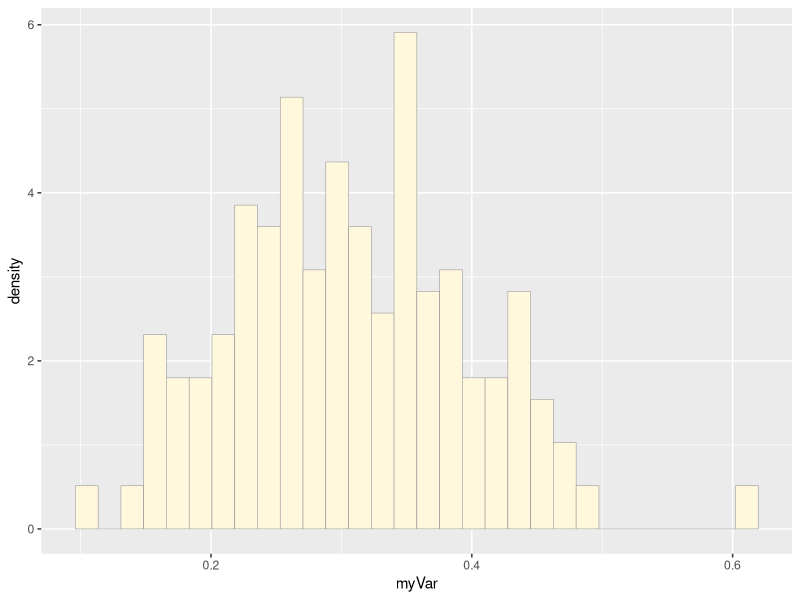
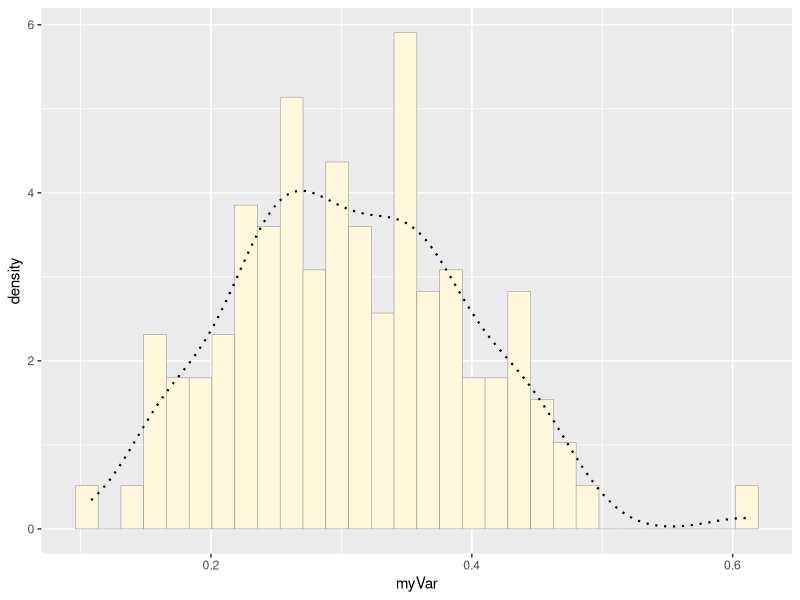
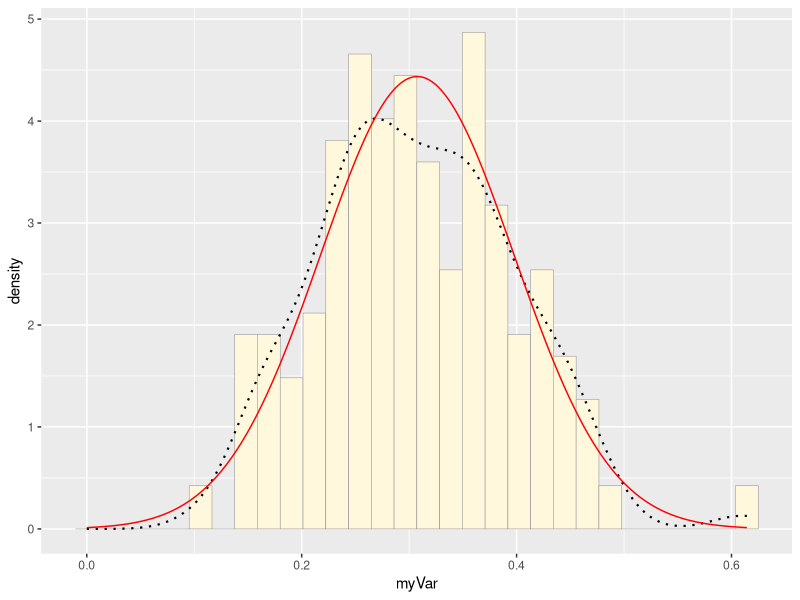
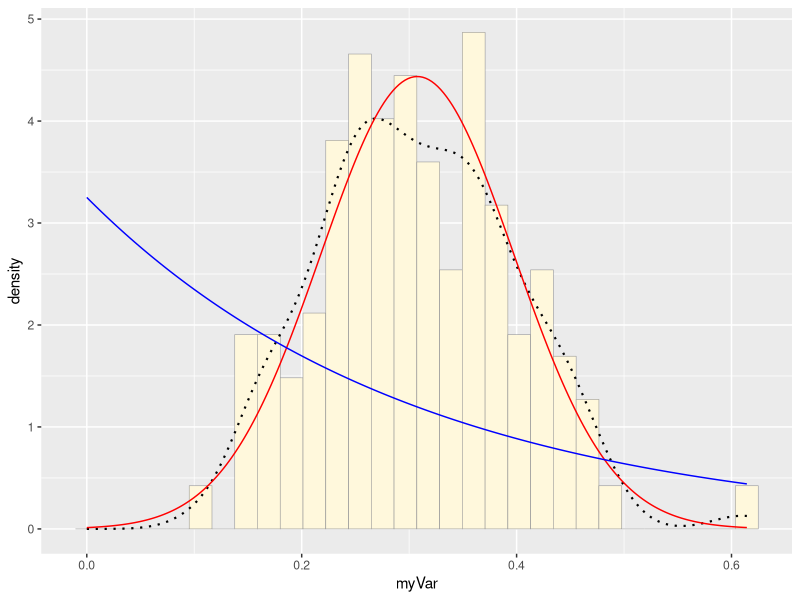
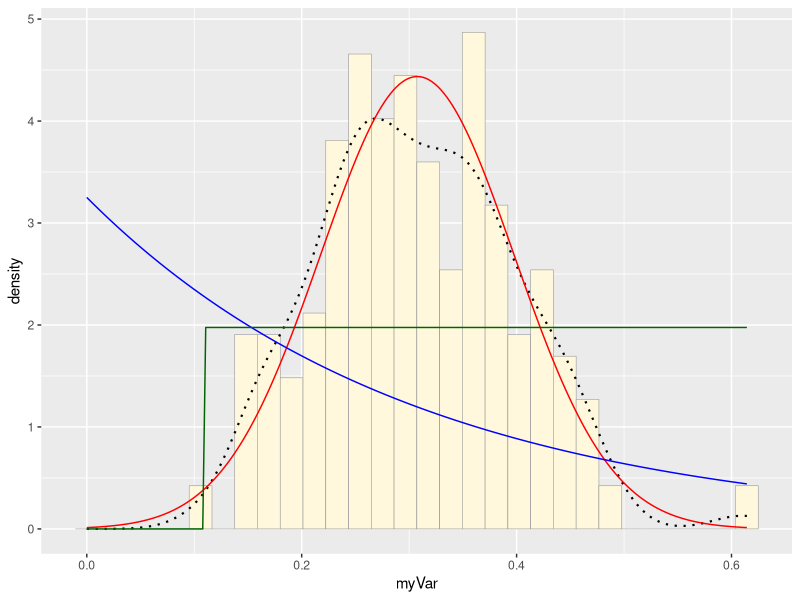
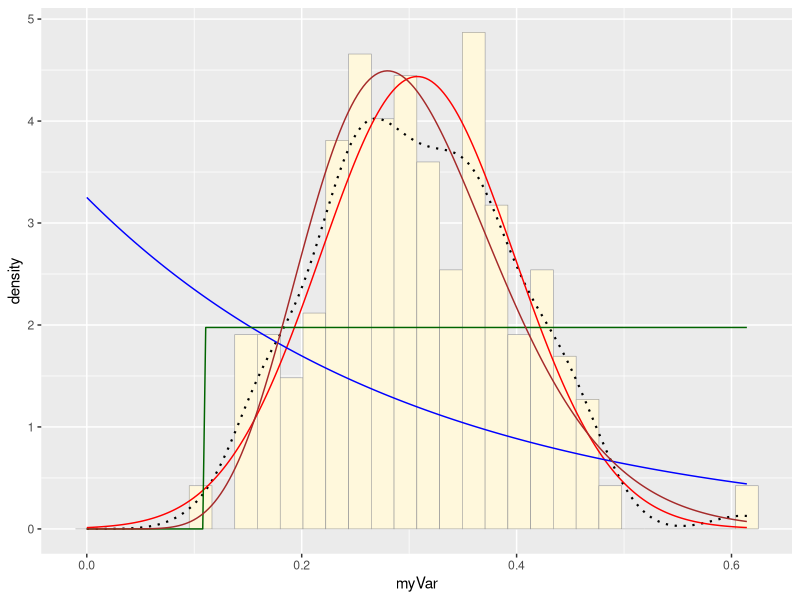
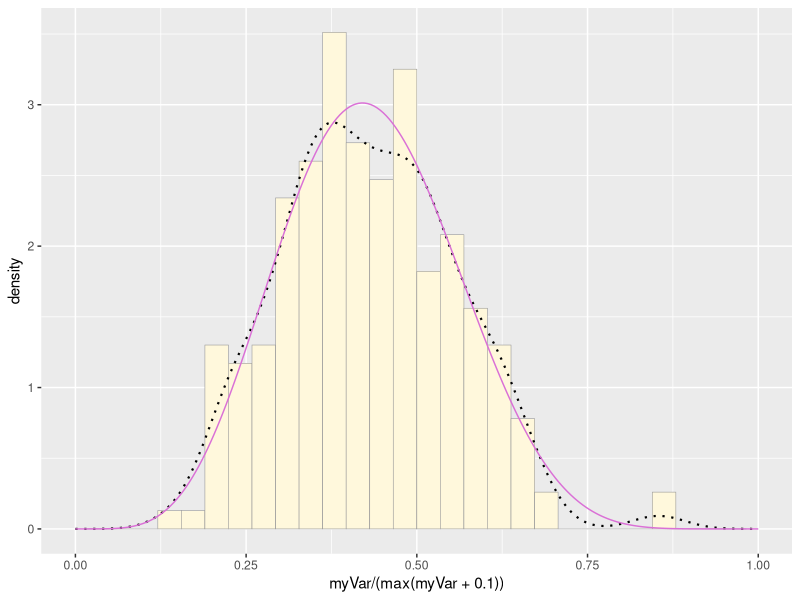
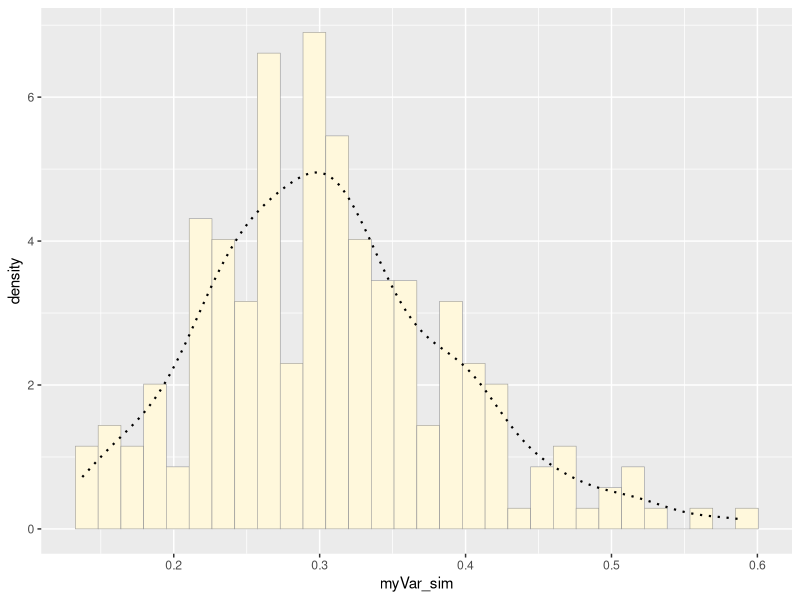

Write the R code that produced these figures, in order.
## ---- chunk 1
knitr::opts_chunk$set(echo = TRUE)
## ---- chunk 2
library(ggplot2) # for graphics
library(MASS) # for maximum likelihood estimation
## ---- chunk 3
# # quick and dirty, a truncated normal distribution to work on the solution set
# 
# z <- rnorm(n=3000,mean=0.2)
# z <- data.frame(1:3000,z)
# names(z) <- list("ID","myVar")
# z <- z[z$myVar>0,] # only include positive values of myVar
# str(z)
# summary(z$myVar)
## ---- chunk 4
z <- read.table("HW6_M1_01AUG2019_N_EP_022_copy.csv",header=TRUE,sep=",")
z <- data.frame(z$length_mm)
z <- data.frame(1:223,z)
names(z) <- list("ID","myVar")
str(z)
summary(z) # summary of min, Q1, median, mean, Q3, and max for myVar
## ---- chunk 5
p1 <- ggplot(data=z, aes(x=myVar, y=..density..)) +
  geom_histogram(color="grey60",fill="cornsilk",size=0.2) 
print(p1)
## ---- chunk 6
p1 <-  p1 +  geom_density(linetype="dotted",size=0.75)
print(p1) # dashed line is the empirical curve
## ---- chunk 7
normPars <- fitdistr(z$myVar,"normal")
print(normPars)
str(normPars)
normPars$estimate["mean"] # note structure of getting a named attribute
## ---- chunk 8
meanML <- normPars$estimate["mean"]
sdML <- normPars$estimate["sd"]

xval <- seq(0,max(z$myVar),len=length(z$myVar))

 stat <- stat_function(aes(x = xval, y = ..y..), fun = dnorm, colour="red", n = length(z$myVar), args = list(mean = meanML, sd = sdML))
 p1 + stat # red line is normal distribution
## ---- chunk 9
expoPars <- fitdistr(z$myVar,"exponential")
rateML <- expoPars$estimate["rate"]

stat2 <- stat_function(aes(x = xval, y = ..y..), fun = dexp, colour="blue", n = length(z$myVar), args = list(rate=rateML))
 p1 + stat + stat2 # blue line is exponential distribution
## ---- chunk 10
stat3 <- stat_function(aes(x = xval, y = ..y..), fun = dunif, colour="darkgreen", n = length(z$myVar), args = list(min=min(z$myVar), max=max(z$myVar)))
 p1 + stat + stat2 + stat3 # green line is the uniform distribution
## ---- chunk 11
gammaPars <- fitdistr(z$myVar,"gamma")
shapeML <- gammaPars$estimate["shape"]
rateML <- gammaPars$estimate["rate"]

stat4 <- stat_function(aes(x = xval, y = ..y..), fun = dgamma, colour="brown", n = length(z$myVar), args = list(shape=shapeML, rate=rateML))
 p1 + stat + stat2 + stat3 + stat4 # maroon line is the gamma distribution
## ---- chunk 12
pSpecial <- ggplot(data=z, aes(x=myVar/(max(myVar + 0.1)), y=..density..)) +
  geom_histogram(color="grey60",fill="cornsilk",size=0.2) + 
  xlim(c(0,1)) +
  geom_density(size=0.75,linetype="dotted")

betaPars <- fitdistr(x=z$myVar/max(z$myVar + 0.1),start=list(shape1=1,shape2=2),"beta")
shape1ML <- betaPars$estimate["shape1"]
shape2ML <- betaPars$estimate["shape2"]

statSpecial <- stat_function(aes(x = xval, y = ..y..), fun = dbeta, colour="orchid", n = length(z$myVar), args = list(shape1=shape1ML,shape2=shape2ML))
pSpecial + statSpecial # purple line is the beta distribution
## ---- chunk 13
gammaPars <- fitdistr(z$myVar,"gamma")
shapeML <- gammaPars$estimate["shape"]
rateML <- gammaPars$estimate["rate"]
## ---- chunk 14
z_sim <- rgamma(n = 223, shape = shapeML, rate = rateML)
z_sim <- data.frame(1:223,z_sim)
names(z_sim) <- list("ID","myVar_sim")
str(z_sim)
summary(z_sim$myVar_sim)
## ---- chunk 15
p1 <- ggplot(data=z_sim, aes(x=myVar_sim, y=..density..)) +
  geom_histogram(color="grey60",fill="cornsilk",size=0.2) + 
  geom_density(linetype="dotted",size=0.75)
print(p1) # dashed line is the empirical curve
## ---- chunk 16
p1 <- ggplot(data=z, aes(x=myVar, y=..density..)) +
  geom_histogram(color="grey60",fill="cornsilk",size=0.2) +
  geom_density(linetype="dotted",size=0.75)
print(p1) # dashed line is the empirical curve
